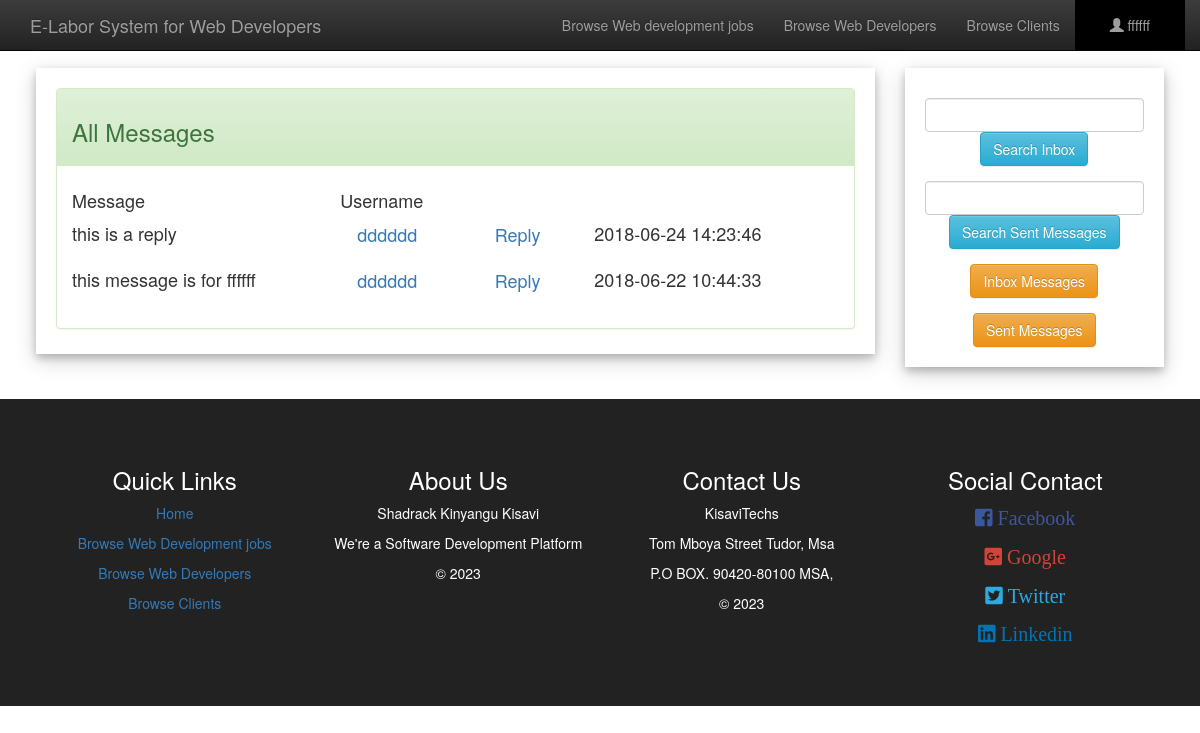
The page /freelance/message.php (signed in) on the database its author committed.
### tables this page shows
CREATE TABLE `message` (
  `sender` varchar(200) NOT NULL,
  `receiver` varchar(200) NOT NULL,
  `msg` varchar(1000) NOT NULL,
  `timestamp` timestamp NOT NULL DEFAULT CURRENT_TIMESTAMP ON UPDATE CURRENT_TIMESTAMP
);

### freelance/message.php (the view, shortened to what this page needs)
<?php include('server.php');
if(isset($_SESSION["Username"])){
	$username=$_SESSION["Username"];
}
else{
    $username="";
}
$sql = "SELECT * FROM message WHERE receiver='$username' ORDER BY timestamp DESC";
$result = $conn->query($sql);
$f=0;
 ?>
<!DOCTYPE html>
<html>
<head>
	<link rel="stylesheet" type="text/css" href="bootstrap/css/bootstrap.min.css">
	<link rel="stylesheet" type="text/css" href="bootstrap/css/bootstrap-theme.min.css">
	<link rel="stylesheet" type="text/css" href="awesome/css/fontawesome-all.min.css">
</head>
<body>
<nav class="navbar navbar-inverse navbar-fixed-top" id="my-navbar">
	<div class="container">
		<div class="navber-header">
	<a href="index.php" class="navbar-brand">E-Labor System for Web Developers</a>
		</div>
		<div class="collapse navbar-collapse" id="navbar-collapse">
			<ul class="nav navbar-nav navbar-right">
				<li><a href="allJob.php">Browse Web development jobs</a></li>
				<li><a href="allFreelancer.php">Browse Web Developers</a></li>
				<li><a href="allEmployer.php">Browse Clients</a></li>
				<li class="dropdown" style="background:#000;padding:0 20px 0 20px;">
			        <a class="dropdown-toggle" data-toggle="dropdown" href="#"><span class="glyphicon glyphicon-user"></span> <?php echo $username; ?>
			        </a>
			    </li>
			</ul>
		</div>
	</div>
</nav>
<div style="padding:1% 3% 1% 3%;">
<div class="row">
	<div class="col-lg-9">
		<div class="card" style="padding:20px 20px 5px 20px;margin-top:20px">
			<div class="panel panel-success">
			  <div class="panel-heading"><h3>All Messages</h3></div>
			  <div class="panel-body"><h4>
                  <table style="width:100%">
                      <tr>
                          <td>Message</td>
                          <td>Username</td>
                      </tr>
                      <?php
                      	if ($result->num_rows > 0) {
						    while($row = $result->fetch_assoc()) {
						        $sender=$row["sender"];
						        $receiver=$row["receiver"];
						        $msg=$row["msg"];
						        $timestamp=$row["timestamp"];
						        if ($f==0) {
						        	$sr=$sender;
						        }else{
						        	$sr=$receiver;
						        }
                                echo '
                                <form action="message.php" method="post">
                                <input type="hidden" name="sr" value="'.$sr.'">
                                    <tr>
                                    <td>'.$msg.'</td>
                                    <td><input type="submit" class="btn btn-link btn-lg" value="'.$sr.'"></td>
                                    </form>
                                    <form action="message.php" method="post">
                                    <input type="hidden" name="rep" value="'.$sr.'">
                                    <td><input type="submit" class="btn btn-link btn-lg" value="Reply"></td>
                                    <td>'.$timestamp.'</td>
                                    </tr>
                                </form>
                                ';
                                }
                        } else {
                            echo "<tr></tr><tr><td></td><td>Nothing to show</td></tr>";
                        }
                       ?>
                     </table>
              </h4></div>
			</div>
		</div>
	</div>
	<div class="col-lg-3">
		<div class="card" style="padding:20px 20px 5px 20px;margin-top:20px">
			<form action="message.php" method="post">
				<div class="form-group">
				  <input type="text" class="form-control" name="s_inbox">
				  <center><button type="submit" class="btn btn-info">Search Inbox</button></center>
				</div>
	        </form>
	        <form action="message.php" method="post">
				<div class="form-group">
				  <input type="text" class="form-control" name="s_sm">
				  <center><button type="submit" class="btn btn-info">Search Sent Messages</button></center>
				</div>
	        </form>
	        <form action="message.php" method="post">
				<div class="form-group">
				  <center><button type="submit" name="inbox" class="btn btn-warning">Inbox Messages</button></center>
				</div>
	        </form>
	        <form action="message.php" method="post">
				<div class="form-group">
				  <center><button type="submit" name="sm" class="btn btn-warning">Sent Messages</button></center>
				</div>
	        </form>
	    </div>
	</div>
</div>
</div>
<div class="text-center" style="padding:4%;background:#222;color:#fff;margin-top:20px;">
	  <div class="row">
            <div class="col-lg-3">
            <h3>Quick Links</h3>
            <p><a href="index.php">Home</a></p>
            <p><a href="allJob.php">Browse Web Development jobs</a></p>
            <p><a href="allFreelancer.php">Browse Web Developers</a></p>
            <p><a href="allEmployer.php">Browse Clients</a></p>
        </div>
       <div class="col-lg-3">
            <h3>About Us</h3>
            <p>Shadrack Kinyangu Kisavi</p>
            <p>We're a Software Development Platform</p>
            <p>&copy 2023</p>
        </div>
        <div class="col-lg-3">
            <h3>Contact Us</h3>
            <p>KisaviTechs</p>
            <p>Tom Mboya Street Tudor, Msa</p>
            <p>P.O BOX. 90420-80100 MSA,</p>
            <p>&copy 2023</p>
        </div>
		<div class="col-lg-3">
			<h3>Social Contact</h3>
			<p style="font-size:20px;color:#3B579D;"><i class="fab fa-facebook-square"> Facebook</i></p>
			<p style="font-size:20px;color:#D34438;"><i class="fab fa-google-plus-square"> Google</i></p>
			<p style="font-size:20px;color:#2CAAE1;"><i class="fab fa-twitter-square"> Twitter</i></p>
			<p style="font-size:20px;color:#0274B3;"><i class="fab fa-linkedin"> Linkedin</i></p>
		</div>
	</div>
</div>
</body>
</html>

### freelance/message.php (style rules this page uses)
body { padding-top: 3%;margin: 0; }
.card { box-shadow: 0 4px 8px 0 rgba(0, 0, 0, 0.2), 0 6px 20px 0 rgba(0, 0, 0, 0.19); background:#fff }

### rows shown on the page
message: msg "this is a reply", sender "dddddd", timestamp "2018-06-24 14:23:46"
message: msg "this message is for ffffff", sender "dddddd", timestamp "2018-06-22 10:44:33"

### other values the page prints
$username "ffffff"
